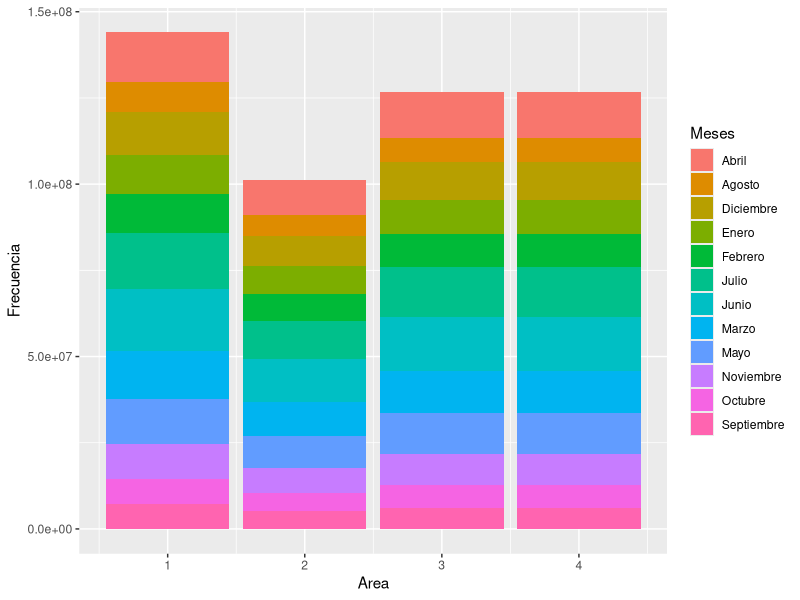
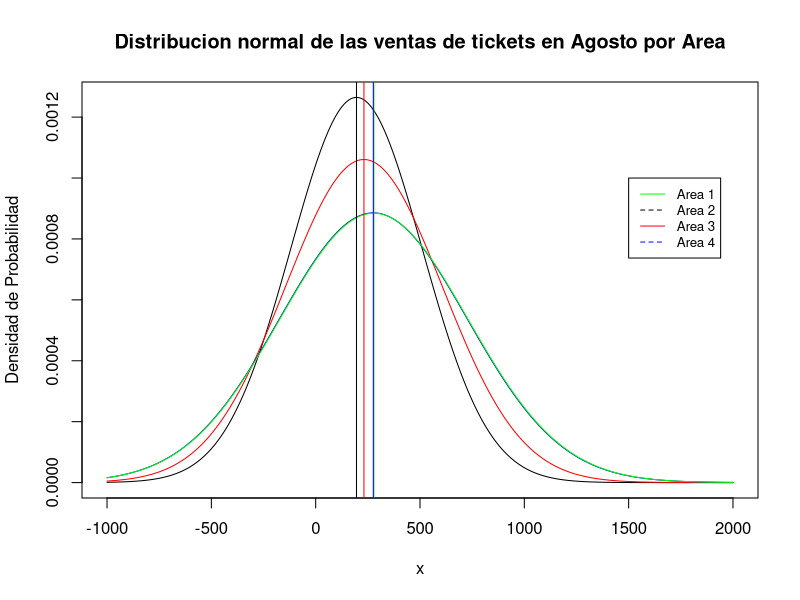
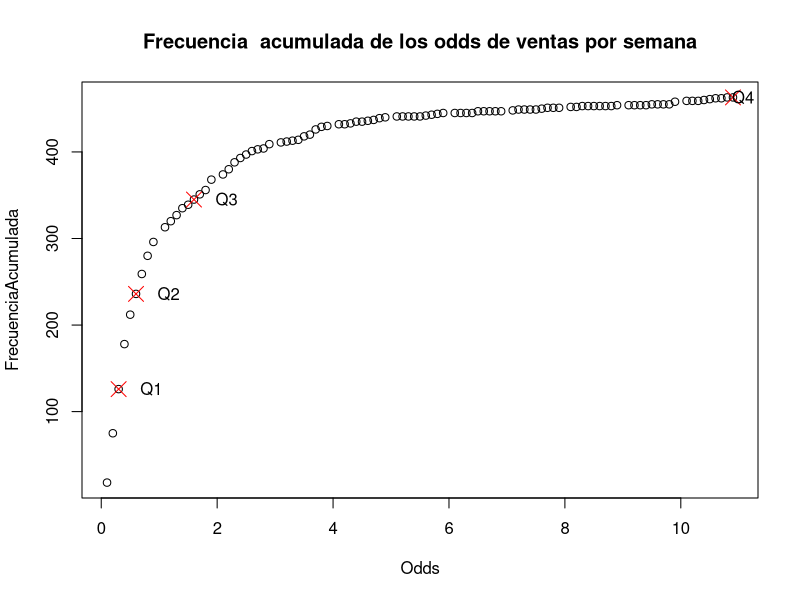
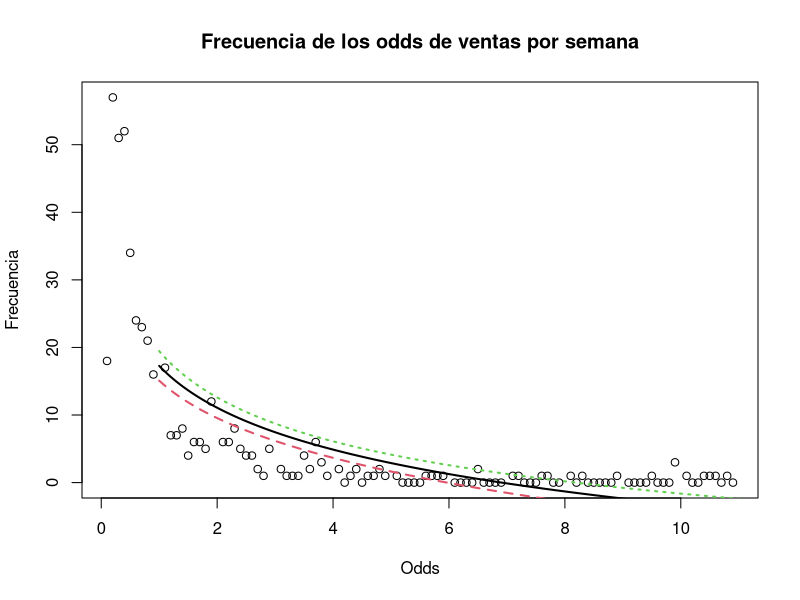

These charts were generated, in order, by the following R code: (Note: this script raises an error after producing the figures.)


# Esteban Cardenas 179150
#Proyecto Final Estadistica


#Librerias
library(ggplot2)
library(lubridate)
install.packages("dplyr")
library("dplyr")
#Carga de datos

foodDrinks = read.csv("FoodDrinks.csv")
ticketsf= read.csv("Tickets.csv")
blockbuster=read.csv("Blockbusters.csv")

#depuramos los tipos de datos

ticketsf$week <- ymd(ticketsf$week)
blockbuster$week <- ymd(blockbuster$week)
foodDrinks$week <- ymd(foodDrinks$week)

#añadimos los meses en venta de tickets
ticketsf$mes <- as.numeric(format(ticketsf$week,'%m'))
ticketsf$ano <- as.numeric(format(ticketsf$week,'%y'))


#----El comportamiento de las ventas de boletos [30 puntos]------
# A) Grafiquen la venta de tickets distinguiendo entre las regiones y a nivel mensual. 
#    Comenten sobre lo que se observa en la o las gráficas. Noten que existen varios casos atípicos.
#    Propongan una hipótesis sobre la causa que los genera y justifiquen el razonamiento.


# creamos el a dataset
data=data.frame("Area"= rep(c(1,2,3,4),12), "Meses"=c(rep(c("Enero"),4),rep(c("Febrero"),4),rep(c("Marzo"),4),rep(c("Abril"),4),rep(c("Mayo"),4),
                                                    rep(c("Junio"),4),rep(c("Julio"),4),rep(c("Agosto"),4),rep(c("Septiembre"),4),rep(c("Octubre"),4),
                                                    rep(c("Noviembre"),4),rep(c("Diciembre"),4)), "Frecuencia"=c(rep(0,48)))
#sacamos su frecuencia
count=1
n=1
for (i in data$Area){
  #sacamos el set que nos interesa
  if(i != 4){
    retval <- subset(ticketsf,region==i & mes == count)
    data[n,3]<-sum(retval$tickets)

    n=n+1
  }
  else{
    count=count+1
    data[n,3]<-sum(retval$tickets)

    n=n+1
  }
  
}

ggplot(data, aes(x = Area, y = Frecuencia, fill = Meses)) +
  geom_col()




#B)Los datos con los que se cuenta «acaban» en julio de 2019. 
#¿Es razonable pensar que la venta de boletos en taquilla para el mes de agosto de 2019 será similar entre regiones?
#Para responder esta pregunta, calculen, para cada región,
#la probabilidad de que las ventas de taquilla superen los 4.5 millones de boletos en dicho mes para cada región. 
#Comparen los resultados y comenten.

#frecuencia de ventas de boletos en agosto para cada region

#x-año
#y-frecuencia

#se aplicara un algorimo para calcular todos los meses
#n numero de datos, media y desviacion estandard
#mes
m=1
c(unique(ticketsf[6]))

area1=data.frame("Años"=c(2001:2031),"Frecuencia de Agosto"=rep(0,31))
area2=data.frame("Años"=c(2001:2031),"Frecuencia de Agosto"=rep(0,31))
area3=data.frame("Años"=c(2001:2031),"Frecuencia de Agosto"=rep(0,31))
area4=data.frame("Años"=c(2001:2031),"Frecuencia de Agosto"=rep(0,31))

itera=c(1:31)


n=31
#para area 1
for (i in itera){
  retval <- subset(ticketsf,region==1 & mes == 8 & ano==i)
  area1[i,2]<-sum(retval$tickets)
}

#media de area1
media1=mean(area1$Frecuencia.de.Agosto)/1000
#desviacion estandar area1
desv1=sqrt(var(area1$Frecuencia.de.Agosto))/1000


#para area 2
for (i in itera){
  retval <- subset(ticketsf,region==2 & mes == 8 & ano==i)
  area2[i,2]<-sum(retval$tickets)
}


#media de area2
media2=mean(area2$Frecuencia.de.Agosto)/1000
#desviacion estandar area2
desv2=sqrt(var(area2$Frecuencia.de.Agosto))/1000

#para area 3
for (i in itera){
  retval <- subset(ticketsf,region==3 & mes == 8 & ano==i)
  area3[i,2]<-sum(retval$tickets)
}
#media de area3
media3=mean(area3$Frecuencia.de.Agosto)/1000
#desviacion estandar area1
desv3=sqrt(var(area3$Frecuencia.de.Agosto))/1000
#para area 4
for (i in itera){
  retval <- subset(ticketsf,region==4 & mes == 8 & ano==i)
  area4[i,2]<-sum(retval$tickets)
}
#media de area4
media4=mean(area4$Frecuencia.de.Agosto)/1000
#desviacion estandar area1
desv4=sqrt(var(area4$Frecuencia.de.Agosto))/1000

#grafica de todas las distribuciones normales


#Create a sequence of 1000 x values based on population mean and standard deviation
x <- seq(-1000, 2000, length = 1000) 

plot(x, dnorm(x,media2, desv2), type="l",xlab="x", ylab="Densidad de Probabilidad")
lines(x, dnorm(x,media3,desv3), col="red")
lines(x, dnorm(x,media4,desv4), col="blue")
lines(x, dnorm(x,media1,desv1), col="green")

title(main = "Distribucion normal de las ventas de tickets en Agosto por Area")

# Add a legend
legend(1500, 0.001, legend=c("Area 1", "Area 2","Area 3","Area 4"),
       col=c("green","black", "red","blue"), lty=1:2, cex=0.8)
abline(v = media1,                       # Add line for mean
       col = "green",
       lwd = 1)
abline(v = media2,                       # Add line for mean
       col = "black",
       lwd = 1)
abline(v = media3,                       # Add line for mean
       col = "red",
       lwd = 1)
abline(v = media4,                       # Add line for mean
       col = "blue",
       lwd = 1)


da=data.frame("Area"=c("Area 1", "Area 2","Area 3","Area 4"),"Media"=c(media1*1000,media2*1000,media3*1000,media4*1000)
              ,"Desviacion std"=c(desv1*1000,desv2*1000,desv3*1000,desv4*1000),
              "P(x>500)"=c(1-pnorm(400,mean=media1,sd=desv1),1-pnorm(400,mean=media2,sd=desv2),1-pnorm(400,mean=media3,sd=desv3),1-pnorm(400,mean=media4,sd=desv4)))


# c) Uno de los criterios de la compañía es que si la venta de boletos a nivel nacional y en una semana dada es superior a los 4 millones de boletos,
#entonces se considera lo que la compañía nombra una semana outstanding.
#Además, uno de los principales indicadores para evaluar el desempeño de la compañía es el «momio» (en inglés, odds) de obtener una semana outstanding.

#primero calculamos od de cada semana
meanTikets=mean(ticketsf$tickets)
stdTickets=sqrt(var(ticketsf$tickets))


ticketsf$probabilidad <- as.numeric(pnorm(ticketsf$tickets,mean=meanTikets,sd=stdTickets))

ticketsf$odds <- as.numeric(ticketsf$probabilidad/(1-ticketsf$probabilidad))


#hacemos una frecuencia de odds
oddDta=data.frame("odds"=c(rep(c(.1,.2,.3,.4,.5,.6,.7,.8,.9),11)))
aux=data.frame("odds"=c(rep(0,9),rep(1,9),rep(2,9),rep(3,9),rep(4,9),rep(5,9),rep(6,9),rep(7,9),rep(8,9),rep(9,9),rep(10,9)))
oddD=oddDta +aux

oddD$Frecuencia<-c(rep(0,99))



#saca frecuencias
co=1
for (i in oddD$odds){
  retval2 <- subset(ticketsf,odds<=i & odds > (i-.1))
  oddD[co,2]<-length(retval2$odds)
  co=co+1
}




oddD$FrecuenciaAcumulada<-cumsum(oddD$Frecuencia)

FrecuenciaAcumulada<-oddD$FrecuenciaAcumulada
Odds<-oddD$odds
plot(Odds,FrecuenciaAcumulada)

title(main = "Frecuencia  acumulada de los odds de ventas por semana")
points(Odds[6],FrecuenciaAcumulada[6],pch=4,col="red",cex=2)
text(Odds[6], FrecuenciaAcumulada[6], labels="             Q2")

points(Odds[3],FrecuenciaAcumulada[3],pch=4,col="red",cex=2)
text(Odds[3], FrecuenciaAcumulada[3], labels="             Q1")

points(Odds[15],FrecuenciaAcumulada[15],pch=4,col="red",cex=2)
text(Odds[15], FrecuenciaAcumulada[15], labels="             Q3")

points(Odds[99],FrecuenciaAcumulada[99],pch=4,col="red",cex=2)
text(Odds[99], FrecuenciaAcumulada[99], labels="    Q4")
y<-oddD$Frecuencia
x<-oddD$odds


#Ajustar el modelo
model <- lm(y ~ log(x))

#resumen del modelo
summary(model)


Odds<-oddD$odds
Frecuencia<-oddD$Frecuencia
#plot x vs. y
plot(Odds,Frecuencia)


title(main = "Frecuencia de los odds de ventas por semana")
#define x-values to use for regression line
x=seq(from=1,to=15,length.out=1000)

#use the model to predict the y-values based on the x-values
y=predict(model,newdata=list(x=seq(from=1,to=15,length.out=1000)),
          interval="confidence")

#add the fitted regression line to the plot (lwd specifies the width of the line)
matlines(x,y, lwd=2)



#----El comportamiento cuando se presentan blockbusters [20 puntos]-------

#a)La compañía considera que una película es un blockbuster si ésta recaudó,durante todo el tiempo que estuvo en cartelera, más de 15 millones de dólares.
#Considerando la información a total país, y separando la información por semana blockbuster y semana regular, hagan un diagrama de caja y brazos para determinar si asiste,
#en promedio, más gente al cine cuando hay un blockbuster en cartelera que cuando no lo hay. Interpreten la gráfica y comenten.



#semanas con block buster
bluck<-subset(blockbuster,blockbuster==1)

#semanas sin block buster
nobluck<-subset(blockbuster,blockbuster==0)  


bluck$mes<-as.numeric(format(bluck$week,'%m'))
bluck$ano<-as.numeric(format(bluck$week,'%y'))


nobluck$mes<-as.numeric(format(nobluck$week,'%m'))
nobluck$ano<-as.numeric(format(nobluck$week,'%y'))

bluck$Frecuencia<-rep(0,length(bluck$week))
nobluck$Frecuencia<-rep(0,length(nobluck$week))
#añadimos las frecuencias de esas semanas

#como no tenemos todas las frecuencias de las semanas, usamos fechas cercanas o si no encuentra una cercana al mes pondra una media


for(i in 1:length(nobluck$week)){
  for(j in i:length(ticketsf$week)){
    if(nobluck[i,3]==ticketsf[j,5] && nobluck[i,4]==ticketsf[j,6]){
      nobluck[i,5]<-ticketsf[j,4]
    }
  }
}


for(i in 1:length(bluck$week)){
  for(j in i:length(ticketsf$week)){
    if(bluck[i,3]==ticketsf[j,5] && bluck[i,4]==ticketsf[j,6]){
      bluck[i,5]<-ticketsf[j,4]
    }
  }
}


#Ahora aplicamos Bootstrap a los valores que no pudo llenar
#sacamos los sets que usaremos como bootstrap

setBluck<-c(unique(bluck$Frecuencia))
setNoBluck<-c(unique(nobluck$Frecuencia))

for(i in 1:length(nobluck$week)){
  if (nobluck[i,5]==0){
    nobluck[i,5]=sample(setNoBluck,1)
  }
}

for(i in 1:length(bluck$week)){
  if (bluck[i,5]==0){
    bluck[i,5]=sample(setBluck,1)
  }
}

dat<-data.frame("Block Buster"=bluck$Frecuencia,"No Block Buster"=nobluck$Frecuencia)

boxplot(bluck$Frecuencia,nobluck$Frecuencia, horizontal = TRUE,names=c("Block Buster", "No Block Buster"),col=c("red","blue"))
title(main="Diagrama caja brazos de ventas de boletos entre peliculas blockbuster y no blockbuster")


#2B) Para indagar un poco más al respecto,
#obtengan un intervalo de confianza para determinar si es posible asegurar que las semanas blockbuster 
#venden más en dulcería que las semanas regulares. Comenten los resultados
#y concluyan.


#sacamos los intervalos de confianza para una muestra normal
aBluck <- mean(bluck$Frecuencia)
sBluck <- sqrt(var(bluck$Frecuencia))
nBluck <- length(bluck$week)
error <- qnorm(0.8)*sBluck/sqrt(nBluck)
left <- aBluck-error
right <- aBluck+error

anoBluck <- mean(nobluck$Frecuencia)
snoBluck <- sqrt(var(nobluck$Frecuencia))
nnoBluck <- length(nobluck$week)
noerror <- qnorm(0.8)*snoBluck/sqrt(nnoBluck)
noleft <- anoBluck-noerror
noright <- anoBluck+noerror

#los ponemos en un data frame
ic<-data.frame("venta"=c("block","noblock"),"-z"=c(left,noleft),"z"=c(right,noright))


#--------------------------El comportamiento de las ventas en dulcería [20 puntos]---------------------------------------
#La venta de dulcería representa más del 65% del total de ingresos de la compañía, por lo que es una de las áreas más relevantes para la empresa.
#Ahora, consideren que los datos de las ventas en dulcería se tienen tanto en valor (ganancia en dólares) como en unidades (número de productos vendidos). 
#Grafiquen ambas métricas de ventas en el tiempo y para cada tipo de familia. Observen el comportamiento en cada una y comenten: ¿se observa un patrón similar en ambos casos y, si es el caso, en qué difieren?
#A partir de las ventas en valor y las ventas en unidades, ¿cómo se puede obtener una nueva variable que refleje el precio promedio (semanal) de cada familia? 
#  Grafiquen la variable del punto anterior a lo largo del tiempo y comenten.


#este analisis se podria replicar para todas las areas pero solo lo aplicaremos a una
#que en este caso sera area 1

dat<-subset(foodDrinks,foodDrinks$region==1 )
dat2<-subset(dat,select = -c(region,quantity))
dat3<-subset(dat,select = -c(region,sales))



ggplot(dat2, aes(x = week, y = sales, fill = family)) +
  geom_col()+scale_x_date(date_labels = "%Y")
title(main = "Ventas por semana de Area 1")

gg<-ggplot(dat3, aes(x = week, y = quantity, fill = family)) +
  geom_col()+scale_x_date(date_labels = "%Y")
title(main = "Cantidad de articulos vendidos por semana de Area 1")


#Durante el mes de septiembre de 2018, la empresa decidó implementar una estrategia comercial que consistió en modificar los precios de la oferta de productos de dulcería.
#No obstante, algunos directores consideraron que dichos cambios en el precio no fueron estadísticamente significativos. Para validar lo anterior, calculen un intervalo de confianza para el nivel
#de precio antes de septiembre de 2018 y otro para el nivel a partir de dicho mes. ¿Es cierto que no existe una diferencia estadísticamente significativa en términos de dicha estrategia? Comparen los resultados entre las familias y comenten.


#para poder calcular un intervalo de confianza debemos seleccionar 2 muestras
#la muestra uno sera n=20 hasta septiembre 2018
au<-subset(foodDrinks,foodDrinks$week <=as.Date("2017-09-30"),select = -c(region,quantity,week,family))
set1<-sample_n(au,30)

#sacamos los intervalos de confianza para una muestra normal
mean <- mean(set1$sales)
std <- sqrt(var(set1$sales))
n <- length(set1$sales)
error <- qnorm(0.8)*std/sqrt(n)
left <- mean-error
right <- mean+error

#la segunda muestra sera de n=20 desde septiembre 2018

au2<-subset(foodDrinks,foodDrinks$week >as.Date("2017-09-30"),select = -c(region,quantity,week,family))
set2<-sample_n(au,30)

#sacamos los intervalos de confianza para una muestra normal
mean2 <- mean(set2$sales)
std2 <- sqrt(var(set2$sales))
n2 <- length(set2$sales)
error2 <- qnorm(0.8)*std/sqrt(n2)
left2 <- mean2-error
right2 <- mean2+error

#lo ponemos en un data frame

dam<-data.frame("Fecha"=c("antes","despues"),"-z"=c(left,left2),"z"=c(right,right2))
